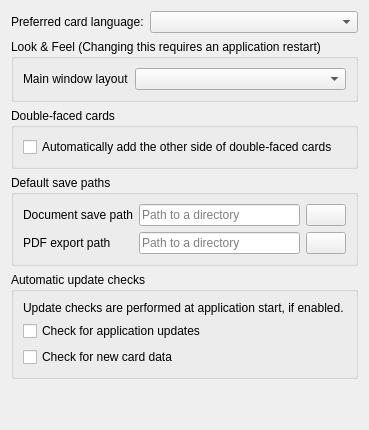
<?xml version="1.0" encoding="UTF-8"?>
<ui version="4.0">
 <class>GeneralSettingsPage</class>
 <widget class="QWidget" name="GeneralSettingsPage">
  <layout class="QGridLayout" name="gridLayout">
   <item row="1" column="0" colspan="2">
    <widget class="QGroupBox" name="look_and_feel_settings_group_box">
     <property name="title">
      <string>Look &amp;&amp; Feel (Changing this requires an application restart)</string>
     </property>
     <layout class="QGridLayout" name="gridLayout_2">
      <item row="0" column="0">
       <widget class="QLabel" name="add_card_widget_style_label">
        <property name="text">
         <string>Main window layout</string>
        </property>
        <property name="buddy">
         <cstring>add_card_widget_style_combo_box</cstring>
        </property>
       </widget>
      </item>
      <item row="0" column="1">
       <widget class="QComboBox" name="add_card_widget_style_combo_box">
        <property name="sizePolicy">
         <sizepolicy hsizetype="Expanding" vsizetype="Fixed">
          <horstretch>0</horstretch>
          <verstretch>0</verstretch>
         </sizepolicy>
        </property>
        <property name="toolTip">
         <string>Horizontal adds a wide, horizontal search area above the currently edited page, and is best for taller screens, like 4:3 or 3:2.
Columnar organizes the main window content in four columns, and is best for (ultra-)wide screens.
Tabbed uses tabs to only show parts of the main window at a time. Best used with small screens in portrait mode (i.e. 9:16), otherwise not recommended.</string>
        </property>
       </widget>
      </item>
     </layout>
    </widget>
   </item>
   <item row="0" column="1">
    <widget class="QComboBox" name="preferred_language_combo_box">
     <property name="sizePolicy">
      <sizepolicy hsizetype="Expanding" vsizetype="Fixed">
       <horstretch>0</horstretch>
       <verstretch>0</verstretch>
      </sizepolicy>
     </property>
     <property name="toolTip">
      <string>Language choices will default to the chosen language here.

Entries use the language codes as listed on Scryfall.</string>
     </property>
    </widget>
   </item>
   <item row="2" column="0" colspan="2">
    <widget class="QGroupBox" name="double_faced_cards_group_box">
     <property name="title">
      <string>Double-faced cards</string>
     </property>
     <layout class="QVBoxLayout" name="verticalLayout_5">
      <item>
       <widget class="QCheckBox" name="automatically_add_opposing_faces">
        <property name="toolTip">
         <string>When adding double-faced cards, automatically add the same number of copies of the other side.
Uses the appropriate, matching other card side.
Uncheck to disable this automatism.</string>
        </property>
        <property name="text">
         <string>Automatically add the other side of double-faced cards</string>
        </property>
       </widget>
      </item>
     </layout>
    </widget>
   </item>
   <item row="0" column="0">
    <widget class="QLabel" name="preferred_language_label">
     <property name="text">
      <string>Preferred card language:</string>
     </property>
     <property name="buddy">
      <cstring>preferred_language_combo_box</cstring>
     </property>
    </widget>
   </item>
   <item row="4" column="0" colspan="2">
    <widget class="QGroupBox" name="update_check_group_box">
     <property name="toolTip">
      <string/>
     </property>
     <property name="title">
      <string>Automatic update checks</string>
     </property>
     <layout class="QVBoxLayout" name="verticalLayout_9">
      <item>
       <widget class="QLabel" name="update_check_label">
        <property name="text">
         <string>Update checks are performed at application start, if enabled.</string>
        </property>
       </widget>
      </item>
      <item>
       <widget class="QCheckBox" name="check_application_updates_enabled">
        <property name="toolTip">
         <string>If enabled, check for application updates, and notify if new updates are available for installation.</string>
        </property>
        <property name="text">
         <string>Check for application updates</string>
        </property>
        <property name="tristate">
         <bool>true</bool>
        </property>
       </widget>
      </item>
      <item>
       <widget class="QCheckBox" name="check_card_data_updates_enabled">
        <property name="toolTip">
         <string>If enabled, query the Scryfall API if new cards are available. If so, offer to update the local card data.</string>
        </property>
        <property name="text">
         <string>Check for new card data</string>
        </property>
        <property name="tristate">
         <bool>true</bool>
        </property>
       </widget>
      </item>
     </layout>
    </widget>
   </item>
   <item row="3" column="0" colspan="2">
    <widget class="QGroupBox" name="default_paths_group_box">
     <property name="toolTip">
      <string>These paths are selected by default when browsing the file system for files</string>
     </property>
     <property name="title">
      <string>Default save paths</string>
     </property>
     <layout class="QGridLayout" name="gridLayout_4">
      <item row="0" column="0">
       <widget class="QLabel" name="document_save_path_label">
        <property name="text">
         <string>Document save path</string>
        </property>
        <property name="buddy">
         <cstring>document_save_path</cstring>
        </property>
       </widget>
      </item>
      <item row="1" column="0">
       <widget class="QLabel" name="pdf_save_path_label">
        <property name="text">
         <string>PDF export path</string>
        </property>
        <property name="buddy">
         <cstring>pdf_save_path</cstring>
        </property>
       </widget>
      </item>
      <item row="1" column="1">
       <widget class="QLineEdit" name="pdf_save_path">
        <property name="toolTip">
         <string>If set, use this as the default location for saving exported PDF documents.</string>
        </property>
        <property name="inputMethodHints">
         <set>Qt::ImhNoAutoUppercase</set>
        </property>
        <property name="placeholderText">
         <string>Path to a directory</string>
        </property>
        <property name="clearButtonEnabled">
         <bool>true</bool>
        </property>
       </widget>
      </item>
      <item row="0" column="1">
       <widget class="QLineEdit" name="document_save_path">
        <property name="toolTip">
         <string>If set, use this as the default location for saving documents.</string>
        </property>
        <property name="inputMethodHints">
         <set>Qt::ImhNoAutoUppercase</set>
        </property>
        <property name="placeholderText">
         <string>Path to a directory</string>
        </property>
        <property name="clearButtonEnabled">
         <bool>true</bool>
        </property>
       </widget>
      </item>
      <item row="0" column="2">
       <widget class="QPushButton" name="document_save_path_browse_button">
        <property name="toolTip">
         <string>Browse…</string>
        </property>
        <property name="text">
         <string/>
        </property>
        <property name="icon">
         <iconset theme="document-open">
          <normaloff>.</normaloff>.</iconset>
        </property>
       </widget>
      </item>
      <item row="1" column="2">
       <widget class="QPushButton" name="pdf_save_path_browse_button">
        <property name="toolTip">
         <string>Browse…</string>
        </property>
        <property name="text">
         <string/>
        </property>
        <property name="icon">
         <iconset theme="document-open">
          <normaloff>.</normaloff>.</iconset>
        </property>
       </widget>
      </item>
     </layout>
    </widget>
   </item>
   <item row="5" column="0" colspan="2">
    <spacer name="spacer">
     <property name="orientation">
      <enum>Qt::Vertical</enum>
     </property>
     <property name="sizeHint" stdset="0">
      <size>
       <width>20</width>
       <height>40</height>
      </size>
     </property>
    </spacer>
   </item>
  </layout>
 </widget>
 <resources/>
 <connections/>
</ui>
